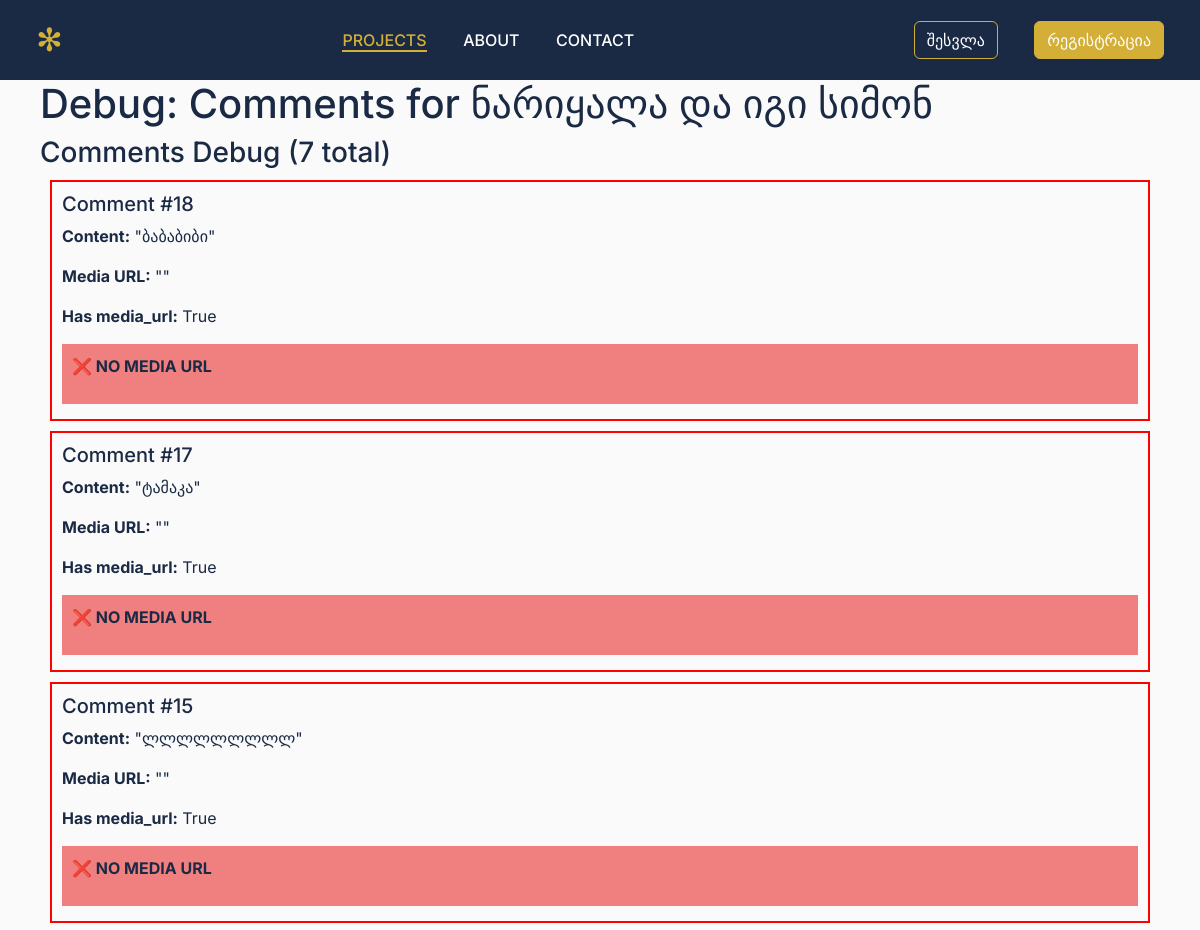
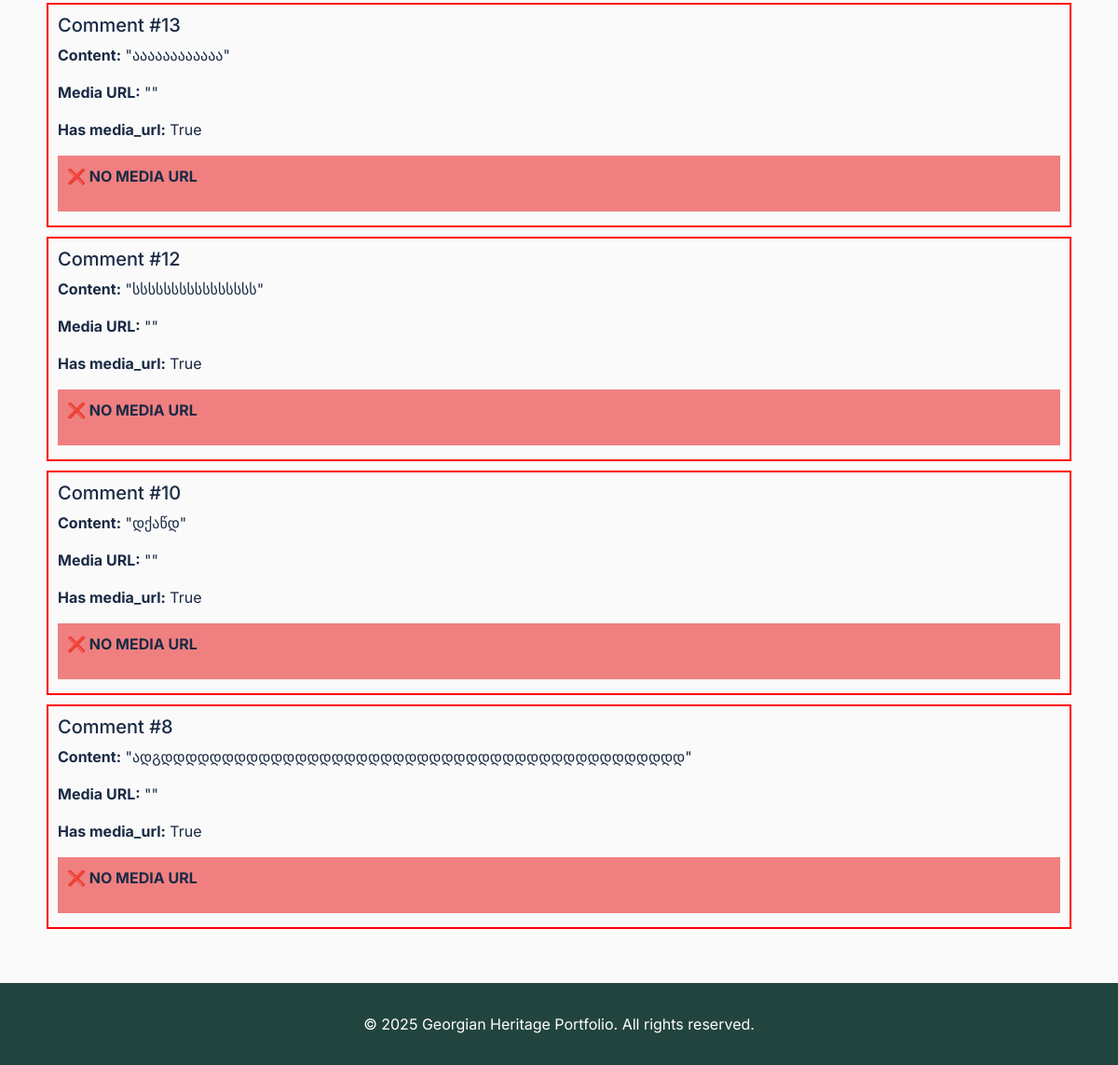
The page /debug/project/project_2 on the database as committed earlier (2 pictures, top to bottom).
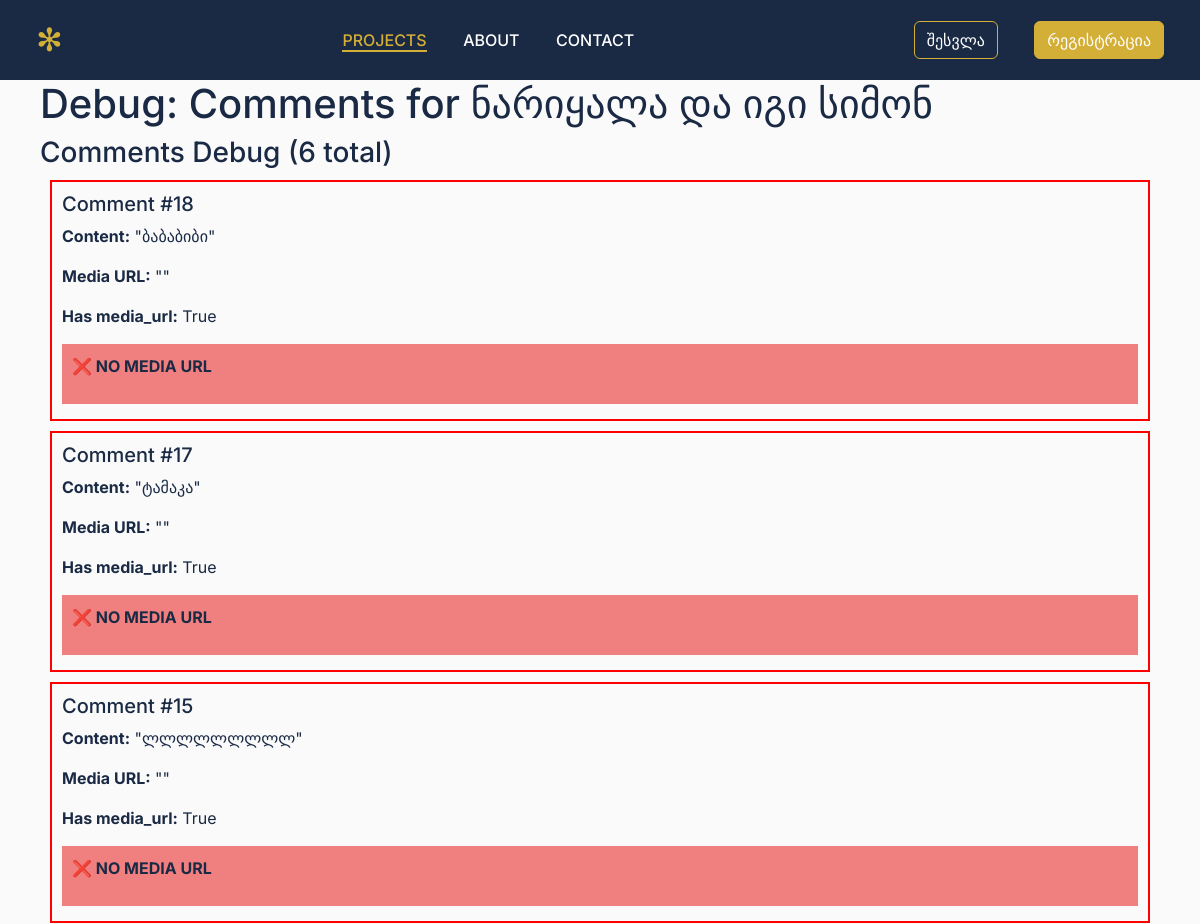
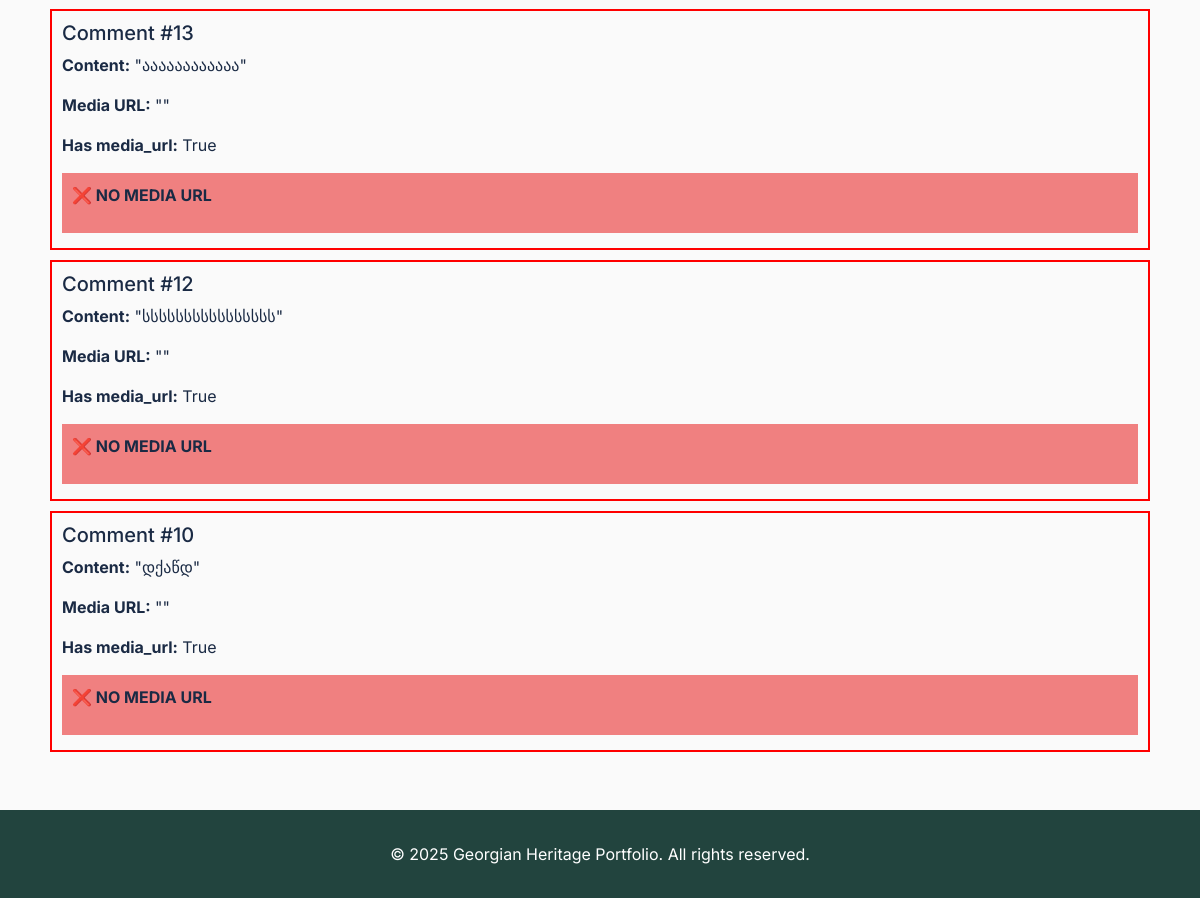
The same page on the database as committed later (2 pictures, top to bottom).
### models.py (models this page shows, shortened)
class Comment(db.Model):
    id = db.Column(db.Integer, primary_key=True)
    content = db.Column(db.Text, nullable=False)
    project_id = db.Column(db.String(50), nullable=False)
    user_id = db.Column(db.Integer, db.ForeignKey('user.id'), nullable=False)  # Required for registered users only
    parent_id = db.Column(db.Integer, db.ForeignKey('comment.id'), nullable=True)
    media_urls = db.Column(db.Text, nullable=True)  # JSON array of Cloudinary URLs
    created_at = db.Column(db.DateTime, default=datetime.utcnow)
    replies = db.relationship('Comment', backref=db.backref('parent', remote_side=[id]), lazy=True)
    likes = db.relationship('Like', backref='comment', lazy=True, cascade='all, delete-orphan')

### app.py (the view)
@app.route('/debug/project/<project_id>')
def debug_project_detail(project_id):
    projects = load_projects()
    project = next((p for p in projects if p['id'] == project_id), None)
    if not project:
        return 'Project not found', 404
    comments = Comment.query.filter_by(project_id=project_id, parent_id=None).order_by(Comment.created_at.desc()).all()
    return render_template('debug_comments.html', project=project, comments=comments)

### templates/debug_comments.html (shortened to what this page needs)
{% extends 'base.html' %}
{% block content %}
<div class="container">
    <h1>Debug: Comments for {{ project.title }}</h1>
    <div class="row">
        <div class="col-12">
            <h3>Comments Debug ({{ comments|length }} total)</h3>
            {% for comment in comments %}
            <div style="border: 2px solid {% if comment.media_url %}green{% else %}red{% endif %}; margin: 10px; padding: 10px;">
                <h5>Comment #{{ comment.id }}</h5>
                <p><strong>Content:</strong> "{{ comment.content }}"</p>
                <p><strong>Media URL:</strong> "{{ comment.media_url }}"</p>
                <p><strong>Has media_url:</strong> {{ comment.media_url is not none }}</p>
                {% if comment.media_url %}
                <div style="background: lightgreen; padding: 10px; margin: 5px 0;">
                    <p><strong>✅ HAS MEDIA URL</strong></p>
                    <p>URL starts with http: {{ comment.media_url.startswith('http') }}</p>
                    <p>URL ends with image ext: {{ comment.media_url.endswith(('.jpg', '.jpeg', '.png', '.gif')) }}</p>
                    <p>URL contains 'image': {{ 'image' in comment.media_url }}</p>
                    <div style="border: 2px solid blue; padding: 10px; margin: 10px 0;">
                        <p><strong>Image Preview:</strong></p>
                        <img src="{{ comment.media_url }}"
                             onclick="openImageModal(this.src)"
                             style="max-width: 200px; cursor: pointer; border: 3px solid red;"
                             alt="Comment Image"
                             onerror="this.style.border='3px solid red'; this.alt='IMAGE FAILED TO LOAD';">
                        <p><em>Click image above to test modal</em></p>
                    </div>
                </div>
                {% else %}
                <div style="background: lightcoral; padding: 10px; margin: 5px 0;">
                    <p><strong>❌ NO MEDIA URL</strong></p>
                </div>
                {% endif %}
            </div>
            {% endfor %}
        </div>
    </div>
</div>
{% endblock %}

Rows that differ between the two databases and show on the page:
removed Comment: id "8", content "ადგდდდდდდდდდდდდდდდდდდდდდდდდდდდდდდდდდდდდდდდდდდდ", media_url "True"
Other text that changed with them:
{{ comments|length }}: "7" → "6"
